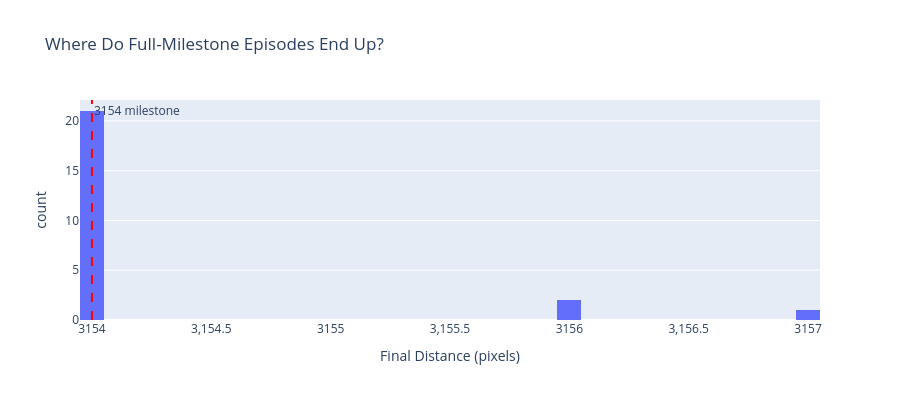

Notebook code for this chart:
### Code cell
# Distribution of final distances for full-milestone episodes
if len(df_full_milestones) > 0:
    fig_mystery = px.histogram(
        df_full_milestones,
        x='distance_traveled',
        nbins=50,
        title='Where Do Full-Milestone Episodes End Up?',
        labels={'distance_traveled': 'Final Distance (pixels)', 'count': 'Episodes'}
    )

    # Add vertical line at 3154 (last milestone)
    fig_mystery.add_vline(x=3154, line_dash='dash', line_color='red', annotation_text='3154 milestone')

    fig_mystery.update_layout(height=400)
    fig_mystery.show()
else:
    print("No full-milestone episodes to analyze yet.")

### Figure 1 — Plotly figure (JSON) as saved in the notebook; plotly's stock layout.template omitted (floating-point values rounded to 4 significant figures)
{"data": [{"bingroup": "x", "hovertemplate": "Final Distance (pixels)=%{x}<br>count=%{y}<extra></extra>", "legendgroup": "", "marker": {"color": "#636efa", "pattern": {"shape": ""}}, "name": "", "nbinsx": 50, "orientation": "v", "showlegend": false, "type": "histogram", "x": [3154, 3154, 3154, 3154, 3154, 3154, 3154, 3154, 3154, 3154, 3156, 3154, 3154, 3157, 3154, 3154, 3154, 3154, 3154, 3154, 3154, 3154, 3156, 3154], "xaxis": "x", "yaxis": "y"}], "layout": {"annotations": [{"showarrow": false, "text": "3154 milestone", "x": 3154, "xanchor": "left", "xref": "x", "y": 1, "yanchor": "top", "yref": "y domain"}], "barmode": "relative", "height": 400, "legend": {"tracegroupgap": 0}, "shapes": [{"line": {"color": "red", "dash": "dash"}, "type": "line", "x0": 3154, "x1": 3154, "xref": "x", "y0": 0, "y1": 1, "yref": "y domain"}], "title": {"text": "Where Do Full-Milestone Episodes End Up?"}, "xaxis": {"anchor": "y", "domain": [0, 1], "title": {"text": "Final Distance (pixels)"}}, "yaxis": {"anchor": "x", "domain": [0, 1], "title": {"text": "count"}}}}
